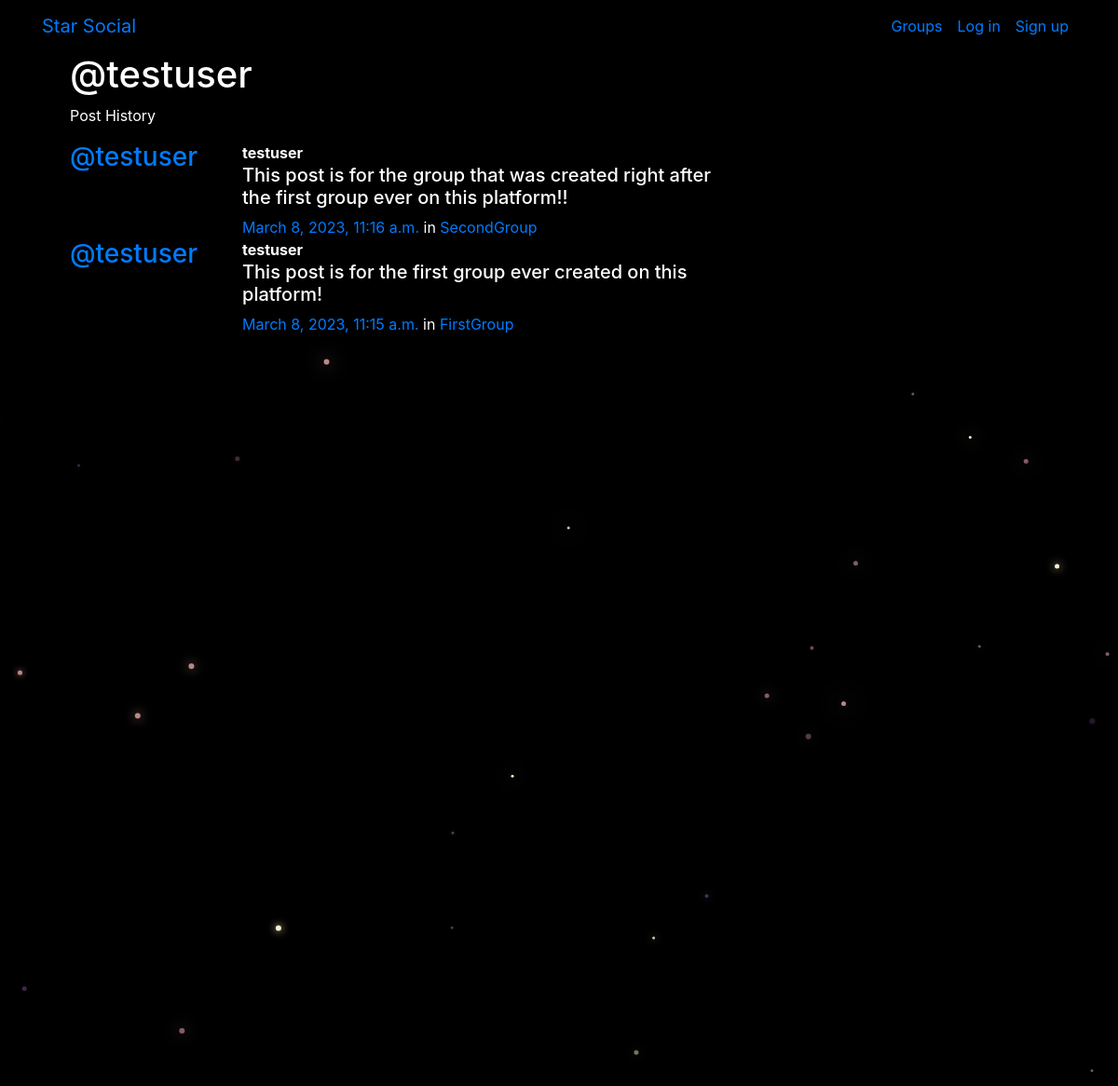
Screenshot of /posts/by/testuser/ with the database file from the repository.
### posts/models.py (models this page shows, shortened)
class Post(models.Model):
    user = models.ForeignKey(User,related_name='posts',on_delete=models.CASCADE)
    created_at = models.DateTimeField(auto_now=True)
    message = models.TextField()
    message_html = models.TextField(editable=False)
    group = models.ForeignKey(Group,related_name='posts',null=True,blank=True,on_delete=models.CASCADE)
    class Meta:
        ordering = ['-created_at']
        unique_together = ['user','message']

### groups/models.py (models this page shows, shortened)
class Group(models.Model):
    name = models.CharField(max_length=256,unique=True)
    slug = models.SlugField(allow_unicode=True,unique=True)
    description = models.TextField(blank=True,default='')
    description_html = models.TextField(editable=False,blank=True,default='')
    members = models.ManyToManyField(User,through='GroupMember')
    class Meta:
        ordering = ['name']

### posts/views.py (the view)
# urls.py: path("by/<username>/",views.UserPosts.as_view(),name="for_user"),
class UserPosts(generic.ListView):
    model = models.Post
    template_name = "posts/user_post_list.html"
    def get_queryset(self):
        try:
            self.post_user = User.objects.prefetch_related("posts").get(username__iexact=self.kwargs.get("username"))
        except User.DoesNotExist:
            raise Http404
        else:
            return self.post_user.posts.all()
    def get_context_data(self, **kwargs):
        context = super().get_context_data(**kwargs)
        context["post_user"] = self.post_user
        return context

### posts/templates/posts/user_post_list.html
{% extends "posts/post_base.html" %}
{% block prepost %}
<div class="col-md-4">
	<h1>@{{ post_user.username }}</h1>
	<p>Post History</p>
</div>
{% endblock %}
{% block post_content %}
<div class="col-md-8">
	{% for post in post_list %}
		{% include "posts/_post.html" %}
	{% endfor %}
</div>
{% endblock %}

### posts/templates/posts/_post.html (shortened to what this page needs)
<div class="media">
	<h3 class="mr-5"><a href="{% url 'posts:for_user' username=post.user.username %}">@{{ post.user.username }}</a></h3>
	<div class="media-body">
		<strong>{{ post.user.username }}</strong>
		<h5>{{ post.message_html|safe }}</h5>
			<time class="time"><a href="{% url 'posts:single' username=post.user.username pk=post.pk %}">{{ post.created_at }}</a></time>
			{% if post.group %}
			   <span class="group-name">in <a href="#">{{ post.group.name }}</a></span>
			{% endif %}
	</div>
</div>

### static/simplesocial/css/master.css (style rules this page uses)
body { margin: 0; overflow: hidden; background-color: black; color:white; }

### rows the page displays
Post: user.username "testuser", message_html "This post is for the group that was created right after the first group ever on this platform!!", created_at "March 8, 2023, 11:16 a.m.", group.name "SecondGroup"
Post: user.username "testuser", message_html "This post is for the first group ever created on this platform!", created_at "March 8, 2023, 11:15 a.m.", group.name "FirstGroup"

### other values shown
{{ post_user.username }} "testuser"
